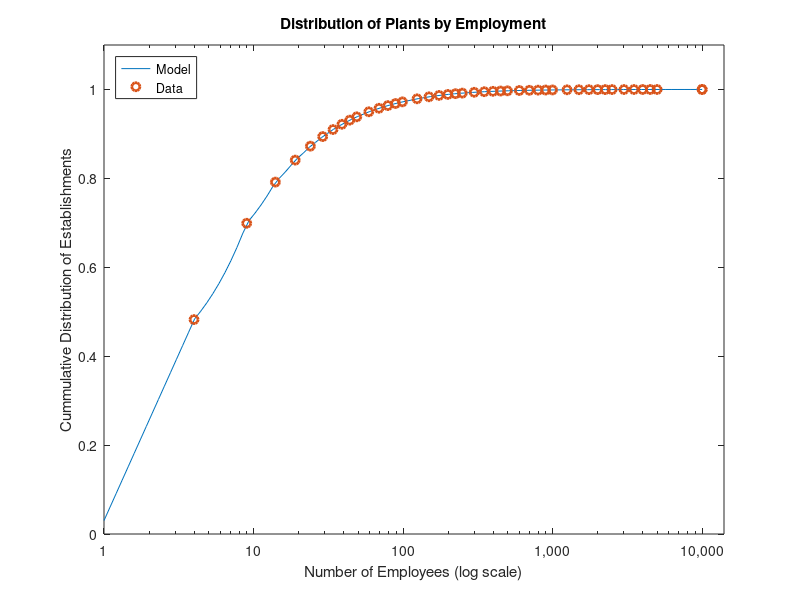

Write MATLAB code to recreate this figure. (Note: this script raises an error after producing the figure.)
% Replication of Restuccia & Rogerson (2008) - Policy Distortions and Aggregate Productivity with Heterogeneous Establishments
%
% Note: rho is defined differently here to in the paper. Here it does not
% include the (exogenous) conditional probability of firm exit. In RR2008
% it does. This is done to emphasize how to include exit/death in models
% more generally when using VFI Toolkit.
%
% For explanation of model, the calibration choices, and what the policy
% experiments are aiming to understand, see paper.


%% Set some basic variables

n_s=100; % Firm-specific Productivity level
n_tau=3; % Negative (subsidy), zero, and positive (tax).

%Parameters
Params.beta=0.96; % Discount rate
% Firms
Params.alpha=0.283;
Params.gamma=0.567;
Params.delta=0.08; % Depreciation rate of physical capital
Params.cf=0; % Fixed cost of production
% Firm entry and exit
Params.ce=1; % Fixed cost of entry (this is a normalization)
Params.lambda=0.1; % Probability of firm exit

Params.Ne=1; % RR2008 call this E, the mass of new potential new entrant distribution.

% The actual 'distortionary policy rate'
Params.taurate=0; % This is the rate for the tax.
Params.subsidyrate=0; % This is the rate for the subsidy.

Params.w=1; % This is just an initial guess since w (wage) is determined in general eqm.

%% Grid on the productivity level, s, as well as the distribution over these h(s).
% The grid is here created by the next few lines of text.
% The original numbers which can be found in the codes provided by Restuccia & Rogerson (2008) for their model. 
% The original source is Rossi-Hansberg and Wright (AER, 2007) All industries for 2000,
% which in turn is created from data from the US Census of Businesses. The
% following commented out line does the import that creates what is stored here as text.
% load ./OriginalCodes/files/establishment_dist.txt
establishment_dist=[4, 0.482359949; 9, 0.21665686; 14, 0.092591623;...
    19, 0.049473226; 24, 0.031397291; 29, 0.021542855; 34, 0.015801151; 39, 0.011847888; 44, 0.009307797;...
    49, 0.007457313; 59, 0.011325843; 69, 0.007940958; 79, 0.005988763; 89, 0.004677303; 99, 0.003753013;...
    124, 0.00683308; 149, 0.004509741; 174, 0.003126242; 199, 0.002215598; 224, 0.001685936; 249, 0.001293212;...
    299, 0.001867145; 349, 0.001285596; 399, 0.000873831; 449, 0.000649621; 499, 0.000511097; 599, 0.000705634;...
    699, 0.000463018; 799, 0.000331475; 899, 0.0002469; 999, 0.000184065; 1249, 0.000311482; 1499, 0.000191522;...
    1749, 0.000130432; 1999, 9.10802E-05; 2249, 7.14044E-05; 2499, 5.42673E-05; 2999, 6.96589E-05; ...
    3499, 4.42707E-05; 3999, 3.09419E-05; 4499, 1.96759E-05; 4999, 1.60263E-05; 9999, 5.06178E-05; ...
    10000, 1.45982E-05];
% establishment_dist(:,1); %(upper range of number of employees)
% establishment_dist(:,2); %(fraction of establishment in each group)

% Note: Table 1 of RR2008 reports an 's range', this is actually implicit
% from the numbers in establishment_dist and the parameters gamma and alpha.
s_grid=exp(linspace(log(1),log(establishment_dist(end,1)^(1-Params.gamma-Params.alpha)),n_s));
% The stationary distribution, called h(s) by RR2008, will here be called pistar_s
cumsum_pistar_s=interp1(establishment_dist(:,1),cumsum(establishment_dist(:,2)),s_grid.^(1/(1-Params.gamma-Params.alpha)));
% The first few points of s_grid have to be extrapolated (as outside the
% range of the actual data). Following line implements this, and similar
% for the max value. I just divide equally across these first few (which is same as RR2008 do).
temp=~isnan(cumsum_pistar_s);
tempind=find(temp,1,'first');
cumsum_pistar_s(1:tempind)=cumsum((1/tempind)*cumsum_pistar_s(tempind)*ones(1,tempind));
cumsum_pistar_s(end)=1;
pistar_s=(cumsum_pistar_s-[0,cumsum_pistar_s(1:end-1)])';
% Note: This stationary distribution is created by interpolating establishment_dist(:,2)
% (interpolation of the cumulative distribution tends to perform better in
% practice than interpolation of the pdf, as cdf tends to be smoother)
% Here this is done using 1D interpolation (the matlab default spline interpolation), RR2008 do this manually by evenly
% dividing the data across the s_grid points that are 'in-between' establishment_dist points.
% (You can see the difference if you use original RR2008 codes to create 'ns' and 'hs', and then run following line
% plot(establishment_dist(:,1),cumsum(establishment_dist(:,2)),s_grid.^(1/(1-Params.gamma-Params.alpha)), cumsum(pistar_s), z, cumsum(hs))
% The difference is not large, but the use of interpolation clearly provide better approximation.

% Note: if you want the actual establishment sizes implicit in s_grid to
% compare to data just run: s_grid.^(1/(1-Params.gamma-Params.alpha))

% Comment: The calibration of the model is awkward, in the sense that it is
% the distribution of potential entrants that is calibrated to match the US
% Census Bureau data on existing firms, while conceptually it is the
% stationary distribution of (exisiting) firms that should match the US
% Census Bureau data on existing firms. Although this later would require a
% much more complicated calibration procedure (moment matching based on simulation).

%% Grids
% Grids for d variables: there are none (because all the decisions being
% made by the firms have closed form solutions, so there are none that the
% toolkit actually needs to solve for)
n_d=0;
d_grid=[];
% Grids for a variables: there are none
n_a=1; % Still need to declare an a variable, the toolkit is not really designed for situation of none. Since it only has a single value and won't really be used anywhere it won't actually do anything anyway.
a_grid=1;
% Grids for z variables: there are two
% s_grid
tau_grid=[-1; 0; 1]; % Negative will be subsidy, zero, positive will be tax
n_z=[n_s,length(tau_grid)];
z_grid=[s_grid'; tau_grid];
pi_z=eye(prod(n_z),prod(n_z)); % Ones on the diagonal, zeros elsewhere. These are essentially permanent states, and there is zero probability of transition.

%% Figure 1

figure(1)
semilogx(s_grid.^(1/(1-Params.gamma-Params.alpha)),cumsum(pistar_s),'-',establishment_dist(:,1),cumsum(establishment_dist(:,2)),'o','LineWidth',2)
title('Distribution of Plants by Employment')
set(gca,'XTick',[1 10 100 1000 10000])
set(gca,'XTickLabel',{'1','10','100','1,000','10,000'})
xlabel('Number of Employees (log scale)')
ylabel('Cummulative Distribution of Establishments')
legend('Model','Data','Location','NorthWest')
axis([0 14000 0 1.1])
% saveas(gcf,['./RestucciaRogerson2008_Figure1.pdf'])
% Remark: the 'sagging curves' of model between data points is a result of
% the graph being done with log scale, while the interpolation is done
% based on (linear scale) number of employees directly.

%% Odds and ends

% Because asset markets are complete the households problem leads to the
% standard result that the households can just be treated as a
% Representative Household, and equilibrium in the asset markets requires
% that the interest rate, i (referred to in RR2008 paper as R, but here
% follow their codes and refer to as i)
Params.i=1/Params.beta-1; % This is standard general eqm result in complete market models, comes from consumption euler eqn together with requirements of stationary eqm.
% The net return to capital in equilibrium will thus be
Params.r=Params.i+Params.delta; % That the gross return is just 1/beta-1 and equals i (that the gross return to capital equals the interest rate is a requirement of capital market clearance in model)

% This (i=1/beta-1) means HHs supply amount of K that clears market, and
% labour supply is perfectly inelastic (leisure is not valued by HHs) 
% means that any value of w clears labour market.

%% Solve the Value Function
% Entry is irrelevant to the value function problem. Exit is relevant, and treated differently based on whether it is endogenous or exogenous.

% For exogenous exit, you simply need to include the 'conditional surivival probability' as another 'DiscountFactorParamNames'
Params.oneminuslambda=1-Params.lambda; % This is now the conditional probability of survival.
Params.rho=1/(1+Params.i); % The factor at which firms discount the future depends on both the risk-free interest rate and the risk/probability of exit
DiscountFactorParamNames={'rho','oneminuslambda'};

ReturnFn=@(aprime_val, a_val, z1_val,z2_val,w,r,alpha,gamma,taurate,subsidyrate,cf) RestucciaRogerson2008_ReturnFn(aprime_val, a_val, z1_val,z2_val,w,r,alpha,gamma,taurate,subsidyrate,cf);
ReturnFnParamNames={'w','r','alpha','gamma','taurate','subsidyrate','cf'}; %It is important that these are in same order as they appear in 'RestucciaRogerson2008_ReturnFn'

% Check that everything is working so far by solving the value function
[V,Policy]=ValueFnIter_Case1(n_d,n_a,n_z,[],a_grid,z_grid, pi_z, ReturnFn, Params, DiscountFactorParamNames, ReturnFnParamNames);

% If you wanted to look at the value fn
% figure(2)
% surf(shiftdim(V,1))
% title('Value fn')

%% Simulate Agent Distribution, with Entry and Exit
% I use different notation to RR2008. The pdf of potential
% entrants I call upsilon (they used g). I call the 'conditional entry
% decision' ebar (they used xbar). I call the 'mass' by which this is
% multiplied Ne (they used E). Note that Ne is not the actual mass of
% entrants because of the role of ebar.
% So the actual distribution of entrants is then Ne*upsilon.*ebar (note that
% this is not a pdf). The actual mass of entrants can be calculated by
% repeatedly taking the sum of Ne*upsilon.*ebar.

% Need to 'activate' these options
simoptions.agententryandexit=1
% Note: it is possible to do just entry or just exit.
% To do just entry, simply set CondlProbOfExit=0;
% To do just exit, simply set DistOfNewAgents=0;
% (It is not envisaged that you are likely to want either of entry or exit without the other)
% Note that from the perspective of the simulation of agent distribution
% whether these are endogenous or exogenous entry/exit decisions is irrelevant.

pistar_tau=[0;1;0];

% Because they are not a default part of agent simulation, you need to pass the entry/exit aspects as part of simoptions.
EntryExitParamNames.DistOfNewAgents={'upsilon'};
%Params.upsilon=kron(pistar_tau,pistar_s); % Note: these should be in 'reverse order'
Params.upsilon=pistar_s.*(pistar_tau');
EntryExitParamNames.CondlEntryDecisions={'ebar'};
Params.ebar=ones([n_a,n_z]); % Takes value of one for enter, zero for not-enter. This is just an initial guess as the actual decisions are determined as part of general equilibrium.
% Note: VFI Toolkit requires the DistOfNewAgents to be a pdf (so unit mass), and then uses
% the 'MassOfNewAgents' to understand how many there will be entering relative to existing agents.
EntryExitParamNames.MassOfNewAgents={'Ne'}; % This is implied by the need for there to be a stationary distribution, so the mass of firm entry must equal the mass of firm exit, which is lambda*1

EntryExitParamNames.CondlProbOfSurvival={'oneminuslambda'};
% This conditional probability can be a state-dependent parameter, in which case this input would be a vector or matrix, etc.

% Check that everything is working so far by solving the simulation of
% agent distribution to get the stationary distribution.
StationaryDist=StationaryDist_Case1(Policy,n_d,n_a,n_z,pi_z, simoptions, Params, EntryExitParamNames);

% If you wanted to look at the pdf:
% surf(shiftdim(StationaryDist.pdf,1))

%% General equilibrium conditions (and aggregates needed to evaluation them)

% Endogenous entry adds a general equilibrium condition, specifically a
% 'free entry' condition.
% The only additional information needed for the general equilibrium in terms of entry
% and exit is to know which if any of the general equilibrium conditions are 'free entry'
% conditions and so need to be evaluated on potential entrants
% distribution.

%Use the toolkit to find the equilibrium prices
GEPriceParamNames={'ebar','ce'};

%Create descriptions of SS values as functions of d_grid, a_grid, s_grid &
%pi_s (used to calculate the integral across the SS dist fn of whatever
%functions you define here)
FnsToEvaluateParamNames(1).Names={};
% FnsToEvaluateFn_1 = @(aprime_val,a_val,z1_val,z2_val) a_val; %We just want the aggregate assets (which is this periods state)
% FnsToEvaluate={FnsToEvaluateFn_1};
FnsToEvaluate={};

%Now define the functions for the General Equilibrium conditions
    %Should be written as LHS of general eqm eqn minus RHS, so that 
    %the closer the value given by the function is to zero, the closer 
    %the general eqm condition is to holding.
%Note: length(AggVars) is as for FnsToEvaluate and length(p) is length(n_p)
heteroagentoptions.specialgeneqmcondn={'condlentry','entry'};

% A 'condlentry' general equilibrium condition will take values of greater
% than zero for firms that decide to enter, less than zero for first that
% decide not to enter (or more accurately, after entry decision they draw
% their state, and then decide to cancel/abort their entry).

GEPriceParamNames={'w'}; 
    % Note that this parameter does not directly appear in any of the general eqm conditions, only indirectly by it's effect on the value fn.
    % Note that 'ebar', the conditional entry decision, is also determined as part of general eqm, and so in some sense is a general eqm parameter. But since this is unavoidably the case for conditional entry there is no need to declare it.
GeneralEqmEqnParamNames(1).Names={'beta'};
GeneralEqmEqn_CondlEntry = @(ValueFn,GEprices,beta) beta*ValueFn-0; % % Conditional entry condition
% (ValueFn>=0): should this be changed to (beta*ValueFn>=0)? Yes, because of timing.
GeneralEqmEqnParamNames(2).Names={'beta','ce'};
GeneralEqmEqn_Entry = @(EValueFn,GEprices,beta,ce) beta*EValueFn-ce; % Free entry conditions (expected returns equal zero in eqm); note that the first 'General eqm price' is ce, the fixed-cost of entry.
GeneralEqmEqns={GeneralEqmEqn_CondlEntry,GeneralEqmEqn_Entry};

% In principle, 'Ne', the mass of (potential) new entrants is also a
% parameter to be determined in general equilibrium, and hence would also
% appear in GEPriceParamNames. The relevant condition would be labour
% market clearance 1-Nbar=0. The labour supply in the model is equal to 1
% (households are endowed with a unit endowment of labour, and this is
% supplied perfectly inelastically because households do not value
% leisure). Nbar is the labour demand and comes from integral of nbar over
% the distribution of firms. To implement this we would need to add the
% following:
% GEPriceParamNames={'w','Ne'};
% FnsToEvaluateParamNames(1).Names={'alpha','gamma','r','w','taurate'};
% FnsToEvaluateFn_nbar = @(aprime_val,a_val,z1_val,z2_val,mass,alpha,gamma,r,w,taurate) (((1-taurate*z2_val)*z1_val*gamma)/w)^(1/(1-gamma)) *((alpha/r)^((1-gamma)/(1-gamma-alpha)) *(gamma/w)^(gamma/(1-gamma-alpha)) *(z1_val*(1-taurate*z2_val))^(1/(1-alpha-gamma)))^(alpha/(1-gamma)); % which evaluates to Nbar in the aggregate
% GeneralEqmEqnParamNames(3).Names={};
% GeneralEqmEqn_LabourMarket = @(AggVars,GEprices) 1-AggVars;
% The obvious changes to include these in 
% FnsToEvaluate={FnsToEvaluateFn_nbar};
% heteroagentoptions.specialgeneqmcondn={0,'condlentry','entry'};
% GeneralEqmEqns={GeneralEqmEqn_CondlEntry,GeneralEqmEqn_Entry, GeneralEqmEqn_LabourMarket}; 
% would also need to be made.
% Because RR2008 model is linear in Ne (not the case for most models of entry), we 
% can instead simply impose this afterwards, by setting Ne=1/Nbar. This is done
% here just after computing the general equilibrium.
% Obviously endogenizing labour supply would change this, and this 'short-cut' version would no longer work.

heteroagentoptions.verbose=1;
n_p=0;
disp('Calculating price vector corresponding to the stationary eqm')
% tic;
% NOTE: EntryExitParamNames has to be passed as an additional input compared to the standard case.
[p_eqm,p_eqm_index, GeneralEqmCondition]=HeteroAgentStationaryEqm_Case1(0, n_a, n_z, n_p, pi_z, [], a_grid, z_grid, ReturnFn, FnsToEvaluate, GeneralEqmEqns, Params, DiscountFactorParamNames, ReturnFnParamNames, FnsToEvaluateParamNames, GeneralEqmEqnParamNames, GEPriceParamNames,heteroagentoptions, simoptions, [], EntryExitParamNames);
% findeqmtime=toc
Params.w=p_eqm.w;
Params.ebar=p_eqm.ebar;

% RR2008 gets baseline solution of w=1.8955, xbar is all ones (based on running the code they provide on Review of Economic Dynamics website).
% I get w=1.9074, ebar is all ones.

% Calculate some things in the general eqm
[V,Policy]=ValueFnIter_Case1(n_d,n_a,n_z,[],a_grid,z_grid, pi_z, ReturnFn, Params, DiscountFactorParamNames, ReturnFnParamNames);
StationaryDist=StationaryDist_Case1(Policy,n_d,n_a,n_z,pi_z, simoptions, Params, EntryExitParamNames);

% Impose the labour market clearance, which involves calculating Ne. See
% comments above (about 10-20 lines above).
FnsToEvaluateParamNames(1).Names={'alpha','gamma','r','w','taurate','subsidyrate'};
FnsToEvaluateFn_nbar = @(aprime_val,a_val,z1_val,z2_val,mass,alpha,gamma,r,w,taurate,subsidyrate) ((1-((z2_val>=0)*taurate+(z2_val<0)*subsidyrate)*z2_val)*z1_val)^(1/(1-alpha-gamma)) *(alpha/r)^(alpha/(1-gamma-alpha)) *(gamma/w)^((1-alpha)/(1-gamma-alpha)); % which evaluates to Nbar in the aggregate
FnsToEvaluate={FnsToEvaluateFn_nbar};
AggValues=EvalFnOnAgentDist_AggVars_Case1(StationaryDist, Policy, FnsToEvaluate, Params, FnsToEvaluateParamNames, n_d, n_a, n_z, d_grid, a_grid, z_grid, [], simoptions, EntryExitParamNames);
InitialNe=Params.Ne;
Params.Ne=1/AggValues; % AggValues is presently equal to Nbar. This line is imposing/satisfying the labour market clearance condition.
StationaryDist.mass=StationaryDist.mass*(Params.Ne/InitialNe); % Take advantage of linearity of the stationary distribution in new entrants distribution.

%% Table 1
% Not exactly replicating anything as this is just the parameter values...

%Table 1
FID = fopen('./RestucciaRogerson2008_Table1.tex', 'w');
fprintf(FID, 'Benchmark calibration to US data \\\\ \n');
fprintf(FID, '\\begin{tabular*}{1.00\\textwidth}{@{\\extracolsep{\\fill}}lll} \n \\hline \n');
fprintf(FID, 'Parameters & Value & Target \\\\ \\hline \n');
fprintf(FID, '$\\alpha$ & %8.3f & Capital income share \\\\ \n', Params.alpha);
fprintf(FID, '$\\gamma$ & %8.3f & Labour income share \\\\ \n', Params.gamma);
fprintf(FID, '$\\beta$ & %8.2f & Real rate of return \\\\ \n', Params.beta);
fprintf(FID, '$\\delta$ & %8.2f & Investment to output rate \\\\ \n', Params.delta);
fprintf(FID, '$c_e$ & %8.1f & Normalization \\\\ \n', Params.ce);
fprintf(FID, '$c_f$ & %8.1f & Benchmark rate \\\\ \n', Params.cf);
fprintf(FID, '$\\lambda$ & %8.1f & Annual exit rate \\\\ \n', Params.lambda);
fprintf(FID, '$s$ range & [%d, %8.2f] & Relative establishment sizes \\\\ \n', s_grid(1), s_grid(end));
fprintf(FID, '$h(s)$ & see Fig. 1 & Size distribution of establishments \\\\ \n');
fprintf(FID, '\\hline \n \\end{tabular*} \n');
% fprintf(FID, '\\begin{minipage}[t]{1.00\\textwidth}{\\baselineskip=.5\\baselineskip \\vspace{.3cm} \\footnotesize{ \n');
% fprintf(FID, 'Note: Do not attempt to replicate Co-worker mean as I do not know definition. Avg size of entering firms is defined in terms of nprime, while avg size of exiting firms is defined in terms of n. \n');
% fprintf(FID, '}} \\end{minipage}');
fclose(FID);

%% Table 2

% One could code this directly easily enough since there are closed form
% solutions for kbar and nbar in terms of (s,tau). But will use the VFI
% Toolkit commands to show how to apply them.

FnsToEvaluateParamNames(1).Names={'alpha','gamma','r','w','taurate','subsidyrate'};
FnsToEvaluateFn_kbar = @(aprime_val,a_val,z1_val,z2_val,mass,alpha,gamma,r,w,taurate,subsidyrate) (alpha/r)^((1-gamma)/(1-gamma-alpha)) *(gamma/w)^(gamma/(1-gamma-alpha)) *(z1_val*(1-((z2_val>=0)*taurate+(z2_val<0)*subsidyrate)*z2_val))^(1/(1-alpha-gamma));
FnsToEvaluateParamNames(2).Names={'alpha','gamma','r','w','taurate','subsidyrate'};
FnsToEvaluateFn_nbar = @(aprime_val,a_val,z1_val,z2_val,mass,alpha,gamma,r,w,taurate,subsidyrate) ((1-((z2_val>=0)*taurate+(z2_val<0)*subsidyrate)*z2_val)*z1_val)^(1/(1-alpha-gamma)) *(alpha/r)^(alpha/(1-gamma-alpha)) *(gamma/w)^((1-alpha)/(1-gamma-alpha)); % which evaluates to Nbar in the aggregate
FnsToEvaluateParamNames(3).Names={'alpha','gamma','r','w','taurate','subsidyrate'};
FnsToEvaluateFn_output = @(aprime_val,a_val,z1_val,z2_val,mass, alpha,gamma,r,w,taurate,subsidyrate) ((1-((z2_val>=0)*taurate+(z2_val<0)*subsidyrate)*z2_val))^((alpha+gamma)/(1-gamma-alpha))*z1_val^(1/(1-gamma-alpha)) *(alpha/r)^(alpha/(1-gamma-alpha)) *(gamma/w)^(gamma/(1-gamma-alpha));
FnsToEvaluate={FnsToEvaluateFn_kbar, FnsToEvaluateFn_nbar, FnsToEvaluateFn_output};

ValuesOnGrid=EvalFnOnAgentDist_ValuesOnGrid_Case1_Mass(StationaryDist.pdf,StationaryDist.mass, Policy, FnsToEvaluate, Params, FnsToEvaluateParamNames,EntryExitParamNames, n_d, n_a, n_z, [], a_grid, z_grid, [], simoptions);

ProbDensityFns=EvalFnOnAgentDist_pdf_Case1(StationaryDist, Policy, FnsToEvaluate, Params, FnsToEvaluateParamNames, n_d, n_a, n_z, [], a_grid, z_grid, [], simoptions, EntryExitParamNames);

% s_grid.^(1/(1-Params.gamma-Params.alpha))
nbarValues=shiftdim(ValuesOnGrid(2,:,:,:),1);
nbarValues=shiftdim(ValuesOnGrid(2,:,:,:),1);
normalize_employment=nbarValues(1,1,2); % Normalize so that smallest occouring value of nbar in the baseline is equal to 1.
nbarValues=nbarValues./normalize_employment;

Partion1Indicator=logical(nbarValues<5);
Partion2Indicator=logical((nbarValues>=5).*(nbarValues<50));
Partion3Indicator=logical(nbarValues>=50);

% Check that the following is equal to prod(n_z), so 300
sum(sum(Partion1Indicator+Partion2Indicator+Partion3Indicator))

ShareOfEstablishments(1)=sum(sum(StationaryDist.pdf(Partion1Indicator)));
ShareOfEstablishments(2)=sum(sum(StationaryDist.pdf(Partion2Indicator)));
ShareOfEstablishments(3)=sum(sum(StationaryDist.pdf(Partion3Indicator)));

Output_pdf=shiftdim(ProbDensityFns(3,:,:,:),1);
ShareOfOutput(1)=sum(sum(sum(Output_pdf(Partion1Indicator))));
ShareOfOutput(2)=sum(sum(sum(Output_pdf(Partion2Indicator))));
ShareOfOutput(3)=sum(sum(sum(Output_pdf(Partion3Indicator))));

Labour_pdf=shiftdim(ProbDensityFns(2,:,:,:),1);
ShareOfLabour(1)=sum(sum(sum(Labour_pdf(Partion1Indicator))));
ShareOfLabour(2)=sum(sum(sum(Labour_pdf(Partion2Indicator))));
ShareOfLabour(3)=sum(sum(sum(Labour_pdf(Partion3Indicator))));

Capital_pdf=shiftdim(ProbDensityFns(1,:,:,:),1);
ShareOfCapital(1)=sum(sum(sum(Capital_pdf(Partion1Indicator))));
ShareOfCapital(2)=sum(sum(sum(Capital_pdf(Partion2Indicator))));
ShareOfCapital(3)=sum(sum(sum(Capital_pdf(Partion3Indicator))));

AverageEmployment(1)=sum(sum(nbarValues(Partion1Indicator).*StationaryDist.pdf(Partion1Indicator)))/sum(sum(StationaryDist.pdf(Partion1Indicator)));
AverageEmployment(2)=sum(sum(nbarValues(Partion2Indicator).*StationaryDist.pdf(Partion2Indicator)))/sum(sum(StationaryDist.pdf(Partion2Indicator)));
AverageEmployment(3)=sum(sum(nbarValues(Partion3Indicator).*StationaryDist.pdf(Partion3Indicator)))/sum(sum(StationaryDist.pdf(Partion3Indicator)));

%Table 2
FID = fopen('./RestucciaRogerson2008_Table2.tex', 'w');
fprintf(FID, 'Distribution statistics of benchmark economy \\\\ \n');
fprintf(FID, '\\begin{tabular*}{1.00\\textwidth}{@{\\extracolsep{\\fill}}llcr} \n \\hline \\hline \n');
fprintf(FID, ' & \\multicolumn{3}{l}{Establishment size (number of employees)} \\\\ \\cline{2-4} \n');
fprintf(FID, ' & $<$5 & 5 to 49 & $\\geq$50 \\\\ \\hline \n');
fprintf(FID, 'Share of establishments & %8.2f & %8.2f & %8.2f \\\\ \n', ShareOfEstablishments);
fprintf(FID, 'Share of output         & %8.2f & %8.2f & %8.2f \\\\ \n', ShareOfOutput);
fprintf(FID, 'Share of labour         & %8.2f & %8.2f & %8.2f \\\\ \n', ShareOfLabour);
fprintf(FID, 'Share of capital        & %8.2f & %8.2f & %8.2f \\\\ \n', ShareOfCapital);
fprintf(FID, 'Share of employment     & %8.2f & %8.2f & %8.2f \\\\ \n', AverageEmployment);
fprintf(FID, '\\hline \n \\end{tabular*} \n');
% fprintf(FID, '\\begin{minipage}[t]{1.00\\textwidth}{\\baselineskip=.5\\baselineskip \\vspace{.3cm} \\footnotesize{ \n');
% fprintf(FID, 'Note: Do not attempt to replicate Co-worker mean as I do not know definition. Avg size of entering firms is defined in terms of nprime, while avg size of exiting firms is defined in terms of n. \n');
% fprintf(FID, '}} \\end{minipage}');
fclose(FID);

%% Calculate a bunch of things related to those reported in Table 3 just to show how.
FnsToEvaluateParamNames(4).Names={'alpha','gamma','r','w','taurate','subsidyrate'};
FnsToEvaluateFn_subsidy = @(aprime_val,a_val,z1_val,z2_val,mass, alpha,gamma,r,w,taurate,subsidyrate) (z2_val<0)*subsidyrate* ((1-((z2_val>=0)*taurate+(z2_val<0)*subsidyrate)*z2_val))^((alpha+gamma)/(1-gamma-alpha))*z1_val^(1/(1-gamma-alpha)) *(alpha/r)^(alpha/(1-gamma-alpha)) *(gamma/w)^(gamma/(1-gamma-alpha)); % (z2_val<0)*subsidyrate)* output
% Following is just 'indicator for subsidised' times output, needed to calculate Ys
FnsToEvaluateParamNames(5).Names={'alpha','gamma','r','w','taurate','subsidyrate'};
FnsToEvaluateFn_outputofsubsidised = @(aprime_val,a_val,z1_val,z2_val,mass, alpha,gamma,r,w,taurate,subsidyrate) (z2_val<0)*((1-((z2_val>=0)*taurate+(z2_val<0)*subsidyrate)*z2_val))^((alpha+gamma)/(1-gamma-alpha))*z1_val^(1/(1-gamma-alpha)) *(alpha/r)^(alpha/(1-gamma-alpha)) *(gamma/w)^(gamma/(1-gamma-alpha));

FnsToEvaluate={FnsToEvaluateFn_kbar, FnsToEvaluateFn_nbar, FnsToEvaluateFn_output, FnsToEvaluateFn_subsidy, FnsToEvaluateFn_outputofsubsidised};

AggValues=EvalFnOnAgentDist_AggVars_Case1(StationaryDist, Policy, FnsToEvaluate, Params, FnsToEvaluateParamNames, n_d, n_a, n_z, d_grid, a_grid, z_grid, [], simoptions, EntryExitParamNames);

Output.Y=AggValues(3);
Output.N=AggValues(2);
Output.K=AggValues(1);
Output.KdivY=Output.K/Output.Y;
% Params.w
Output.mass=StationaryDist.mass; % E in notation of RR2008
Output.TFP=(Output.Y/Output.N)./((Output.K/Output.N)^Params.alpha); % RR2008 call this 'A'.
Output.Ys_divY=AggValues(5)/AggValues(3); % The variable Ys/Y represents the output share of establishments that are receiving a subsidy
Output.SdivY=AggValues(4)/AggValues(3); % The variable S /Y is the total subsidies paid out to establishments receiving subsidies as a fraction of output
Output.tau_s=Params.subsidyrate; % The variable tau_s is the size of the subsidy required to generate a steady-state capital stock equal to that in the distortion-free economy




